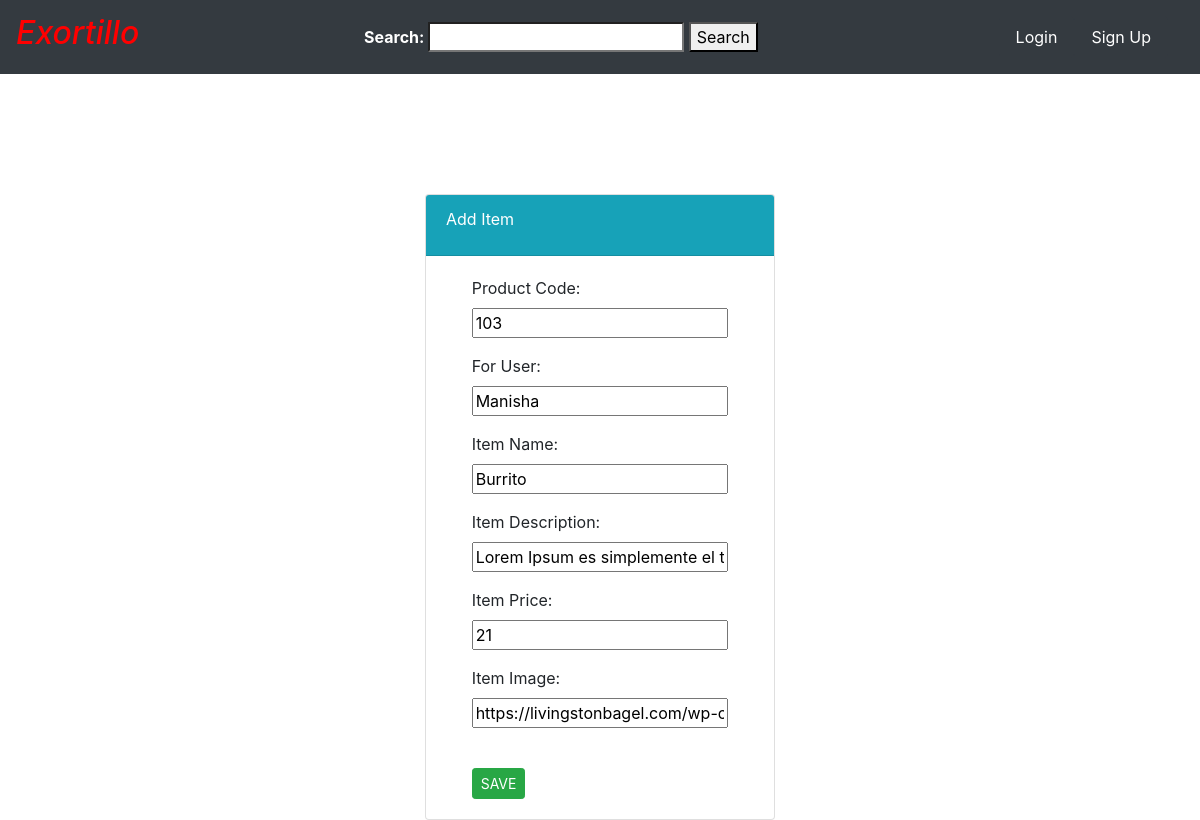
Before: /food/update/7/ with the older database file.
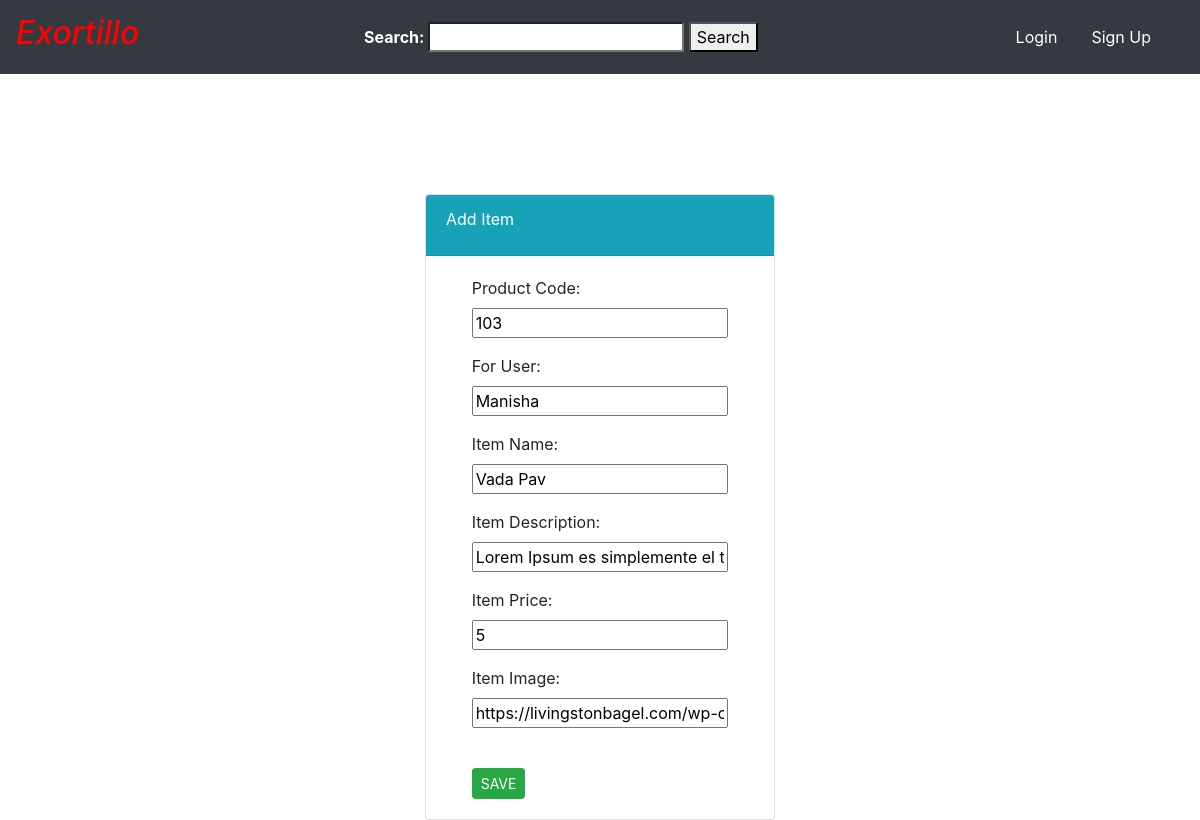
After: the same page with the newer database file.
### food/models.py (models this page shows, shortened)
class Item(models.Model):
    user = models.ForeignKey(User, on_delete=models.CASCADE, default='1')
    prod_code = models.IntegerField(default=100)
    for_user = models.CharField(max_length=100, default='xyz')
    item_name = models.CharField(max_length=50)
    item_desc = models.CharField(max_length=500,default="Lorem Ipsum es simplemente el texto de relleno de las imprentas y archivos de texto. Lorem Ipsum ha sido el texto de relleno estándar de las industrias desde el año 1500, cuando un impresor (N. del T. persona que se dedica a la imprenta) desconocido usó una galería de textos y los mezcló de tal manera que logró hacer un libro de textos especimen. No sólo sobrevivió 500 años, sino que tambien ingresó como texto de relleno en documentos electrónicos, quedando")
    item_price = models.IntegerField()
    item_image = models.CharField(
        max_length=500,
        default="https://livingstonbagel.com/wp-content/uploads/2016/11/food-placeholder.jpg"
     )

### food/views.py (the view, shortened to what this page needs)
# urls.py: path('update/<int:id>/', views.update_item, name='update_item'),
def update_item(request, id):
    item = Item.objects.get(pk=id)
    form = ItemForm(request.POST or None, instance=item)
    context = {
        'form': form
    }
    return render(request, 'food/item-form.html', context)

### food/forms.py
class ItemForm(forms.ModelForm):
    class Meta:
        model = Item
        fields = ['prod_code', 'for_user', 'item_name', 'item_desc', 'item_price', 'item_image']

### food/templates/food/item-form.html (shortened to what this page needs)
{% extends 'food/base.html' %}
{% block body %}
<br><br><br>
<div class="container">
    <div class="row">
         <div class="col-md-4 offset-md-4">
            <div class="card">
                <div class="card-header text-white bg-info">
                    <div class="card-title">
                        Add Item
                    </div>
                </div>
                <div class="card-body">
                    <form method="POST">
                         <label class="offset-md-1">Product Code: </label><br>
                        <p class="offset-md-1">{{ form.prod_code }}</p>
                        <label class="offset-md-1">For User: </label><br>
                        <p class="offset-md-1">{{ form.for_user }}</p>
                        <label class="offset-md-1">Item Name: </label><br>
                        <p class="offset-md-1">{{ form.item_name }}</p>
                        <label class="offset-md-1">Item Description: </label><br>
                        <p class="offset-md-1">{{ form.item_desc }}</p>
                        <label class="offset-md-1">Item Price: </label><br>
                        <p class="offset-md-1">{{ form.item_price }}</p>
                        <label class="offset-md-1">Item Image: </label><br>
                        <p class="offset-md-1">{{ form.item_image }}</p><br>
                        <button class="offset-md-1 btn btn-success btn-sm" type="submit">SAVE</button>
                    </form>
                </div>
            </div>
        </div>
    </div>
</div>
{%  endblock %}

### food/templates/food/base.html (shortened to what this page needs)
{% load static %}
<!DOCTYPE html>
<html lang="en">
<head>
    <link rel="stylesheet" href="{% static 'food/style.css' %}">
     <link rel="stylesheet" href="https://cdn.jsdelivr.net/npm/bootstrap@4.3.1/dist/css/bootstrap.min.css">
</head>
<body>
   <nav class="navbar navbar-dark bg-dark">
    <a href="{% url 'food:index' %}" class="nav-brand" style="font-style: italic; font-size: 1.3rem; text-align:justify; color:red">
       <h2> Exortillo </h2></a>
       <form action="{% url 'food:index' %}" method="GET">
        <span><b style="color:white">Search: </b></span>
        <input type="search" name="item_name">
        <button type="submit">Search</button>
    </form>
    <div class="navbar">
        {% if user.is_superuser %}
        <a href="{% url 'food:create_item'%}" class="nav-item nav-link btn btn-dark">
            Add item
        </a>
        <a href="{% url 'profile'%}" class="nav-item nav-link btn btn-dark">
            Profile
        </a>
        <a href="{% url 'logout'%}" class="nav-item nav-link btn btn-dark">
            Logout
        </a>
        {% else %}
            <a href="{% url 'login'%}" class="nav-item nav-link btn btn-dark">
                Login
            </a>
            <a href="{% url 'register'%}" class="nav-item nav-link btn btn-dark">
                Sign Up
            </a>
        {% endif %}
    </div>
</nav>
    {% block body %}
    {% endblock %}
</body>
</html>

### food/static/food/style.css (style rules this page uses)
body { background-color: aquamarine; }

Changed rows visible on the page:
changed Item "Manisha": item_name "Burrito" → "Vada Pav"; item_price "21" → "5"
